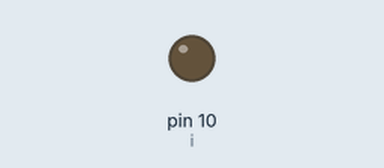
This sketch was run on a simulated Arduino Uno, built with avr-gcc and run on an emulated ATmega328P. Parts: output pins drawn as LEDs (lit = HIGH).

Above: at 0.15 s.
Timing chart, 0 to 1.6 s (numbered marks = the images above):
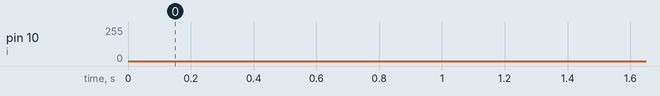

The sketch:

LedBrightnessPWM.ino
```cpp
int i = 10;

void setup() {
  pinMode(i, OUTPUT);
}

void loop() {
  for (int value=0; value < 256; value++){
    analogWrite(i, value);
    delay(1);
  }
    for (int value=255; value > -1; value--){
    analogWrite(i, value);
    delay(1);
  }

}
```
